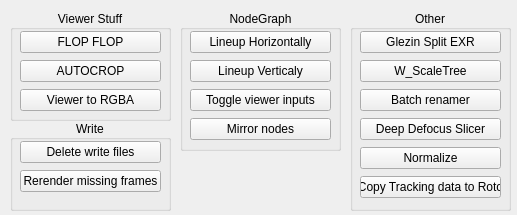
<?xml version="1.0" encoding="UTF-8"?>
<ui version="4.0">
 <class>Form</class>
 <widget class="QWidget" name="Form">
  <property name="geometry">
   <rect>
    <x>0</x>
    <y>0</y>
    <width>517</width>
    <height>215</height>
   </rect>
  </property>
  <property name="windowTitle">
   <string>Form</string>
  </property>
  <widget class="QGroupBox" name="groupBox">
   <property name="geometry">
    <rect>
     <x>10</x>
     <y>10</y>
     <width>161</width>
     <height>111</height>
    </rect>
   </property>
   <property name="title">
    <string>Viewer Stuff</string>
   </property>
   <property name="alignment">
    <set>Qt::AlignCenter</set>
   </property>
   <widget class="QWidget" name="">
    <property name="geometry">
     <rect>
      <x>10</x>
      <y>20</y>
      <width>141</width>
      <height>83</height>
     </rect>
    </property>
    <layout class="QVBoxLayout" name="verticalLayout">
     <item>
      <widget class="QPushButton" name="pushButton_5">
       <property name="text">
        <string>FLOP FLOP</string>
       </property>
      </widget>
     </item>
     <item>
      <widget class="QPushButton" name="pushButton_6">
       <property name="text">
        <string>AUTOCROP</string>
       </property>
      </widget>
     </item>
     <item>
      <widget class="QPushButton" name="pushButton_9">
       <property name="text">
        <string>Viewer to RGBA</string>
       </property>
      </widget>
     </item>
    </layout>
   </widget>
   <zorder>pushButton_6</zorder>
   <zorder></zorder>
  </widget>
  <widget class="QGroupBox" name="groupBox_2">
   <property name="geometry">
    <rect>
     <x>180</x>
     <y>10</y>
     <width>161</width>
     <height>141</height>
    </rect>
   </property>
   <property name="title">
    <string>NodeGraph</string>
   </property>
   <property name="alignment">
    <set>Qt::AlignCenter</set>
   </property>
   <widget class="QWidget" name="">
    <property name="geometry">
     <rect>
      <x>10</x>
      <y>20</y>
      <width>141</width>
      <height>112</height>
     </rect>
    </property>
    <layout class="QVBoxLayout" name="verticalLayout_2">
     <item>
      <widget class="QPushButton" name="pushButton_3">
       <property name="text">
        <string>Lineup Horizontally</string>
       </property>
      </widget>
     </item>
     <item>
      <widget class="QPushButton" name="pushButton_4">
       <property name="text">
        <string>Lineup Verticaly</string>
       </property>
      </widget>
     </item>
     <item>
      <widget class="QPushButton" name="pushButton_2">
       <property name="text">
        <string>Toggle viewer inputs</string>
       </property>
      </widget>
     </item>
     <item>
      <widget class="QPushButton" name="pushButton_16">
       <property name="text">
        <string>Mirror nodes</string>
       </property>
      </widget>
     </item>
    </layout>
   </widget>
  </widget>
  <widget class="QGroupBox" name="groupBox_3">
   <property name="geometry">
    <rect>
     <x>10</x>
     <y>120</y>
     <width>161</width>
     <height>91</height>
    </rect>
   </property>
   <property name="title">
    <string>Write</string>
   </property>
   <property name="alignment">
    <set>Qt::AlignCenter</set>
   </property>
   <widget class="QWidget" name="">
    <property name="geometry">
     <rect>
      <x>10</x>
      <y>20</y>
      <width>141</width>
      <height>54</height>
     </rect>
    </property>
    <layout class="QVBoxLayout" name="verticalLayout_3">
     <item>
      <widget class="QPushButton" name="pushButton_15">
       <property name="text">
        <string>Delete write files</string>
       </property>
      </widget>
     </item>
     <item>
      <widget class="QPushButton" name="pushButton_13">
       <property name="text">
        <string>Rerender missing frames</string>
       </property>
      </widget>
     </item>
    </layout>
   </widget>
  </widget>
  <widget class="QGroupBox" name="groupBox_4">
   <property name="geometry">
    <rect>
     <x>350</x>
     <y>10</y>
     <width>161</width>
     <height>201</height>
    </rect>
   </property>
   <property name="title">
    <string>Other</string>
   </property>
   <property name="alignment">
    <set>Qt::AlignCenter</set>
   </property>
   <widget class="QWidget" name="">
    <property name="geometry">
     <rect>
      <x>10</x>
      <y>20</y>
      <width>141</width>
      <height>170</height>
     </rect>
    </property>
    <layout class="QVBoxLayout" name="verticalLayout_4">
     <item>
      <widget class="QPushButton" name="pushButton">
       <property name="text">
        <string>Glezin Split EXR</string>
       </property>
      </widget>
     </item>
     <item>
      <widget class="QPushButton" name="pushButton_11">
       <property name="text">
        <string>W_ScaleTree</string>
       </property>
      </widget>
     </item>
     <item>
      <widget class="QPushButton" name="pushButton_12">
       <property name="text">
        <string>Batch renamer</string>
       </property>
      </widget>
     </item>
     <item>
      <widget class="QPushButton" name="pushButton_14">
       <property name="text">
        <string>Deep Defocus Slicer</string>
       </property>
      </widget>
     </item>
     <item>
      <widget class="QPushButton" name="pushButton_8">
       <property name="text">
        <string>Normalize</string>
       </property>
      </widget>
     </item>
     <item>
      <widget class="QPushButton" name="pushButton_7">
       <property name="text">
        <string>Copy Tracking data to Roto</string>
       </property>
      </widget>
     </item>
    </layout>
   </widget>
  </widget>
 </widget>
 <resources/>
 <connections/>
</ui>
